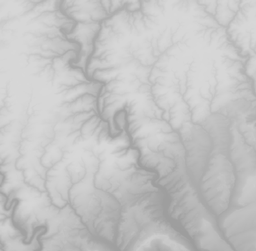
#> input picture data/2024-11-23-00_00_2024-11-23-23_59_DEM_COPERNICUS_30_Grayscale (1).png, 256 x 251 px, shrunk from 625 x 614 before the run
$ jupyter execute --allow-errors terrain_matching.ipynb   (shell and % lines are left out)
#> lines starting #> are read from the running program, lines starting #| are printed output that depends on the picture
[cell 1]
# Placeholder for loading real-world GeoTIFF file
file_path = "./data/2024-11-23-00_00_2024-11-23-23_59_DEM_COPERNICUS_30_Grayscale (1).png"

[cell 2]
import numpy as np
import matplotlib.pyplot as plt
from scipy.signal import correlate2d
from PIL import Image

# Load the grayscale PNG file
def load_png(file_path):
    """
    Loads a grayscale PNG image and converts it into a numpy array.
    """
    image = Image.open(file_path).convert("L")  # Convert to grayscale
    return np.array(image)

# Normalize the raster data for correlation
def normalize_raster(raster):
    """
    Normalizes raster data to the range [0, 1].
    """
    return (raster - raster.min()) / (raster.max() - raster.min())

# Clip a smaller area from the raster
def clip_raster(raster, start_x, start_y, width, height):
    """
    Clips a rectangular region from a raster.
    """
    return raster[start_y:start_y + height, start_x:start_x + width]

# Perform correlation matching with search window
def correlate_rasters(large_raster, small_raster):
    """
    Matches a small raster (observed terrain) to a larger raster using 2D correlation.
    """
    # Normalize the rasters
    large_raster_norm = normalize_raster(large_raster)
#> in normalize_raster, `return (raster - raster.min()) / (raster.max() - raster.min())`:
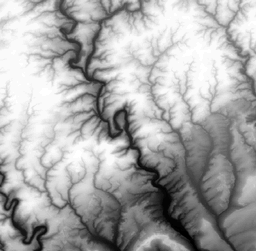
#> returned value: shape (251, 256) float64; min 0, max 1, mean 0.665
    small_raster_norm = normalize_raster(small_raster)

    # Perform correlation
    correlation = correlate2d(large_raster_norm, small_raster_norm, mode="valid")
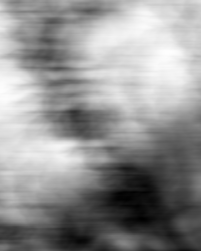
#> correlation: shape (251, 201) float64; min 6.76, max 33.47, mean 22; drawn with min black and max white
    max_loc = np.unravel_index(np.argmax(correlation), correlation.shape)
#> max_loc = (51, 167)
    return max_loc, correlation

# Load the PNG file
large_raster = load_png(file_path)

# Define the real area (e.g., where the drone observes)
clip_start_x, clip_start_y = 200, 250  # Starting position in pixels
clip_width, clip_height = 200, 200  # Dimensions of the clipped area
real_area = clip_raster(large_raster, clip_start_x, clip_start_y, clip_width, clip_height)

# Perform correlation matching
matched_position, correlation_map = correlate_rasters(large_raster, real_area)
#> matched_position = (51, 167)

# Visualize the real and matched areas
fig, ax = plt.subplots(figsize=(10, 10))
ax.imshow(large_raster, cmap="gray", alpha=0.8)
ax.set_title("Real and Matched Areas on Grayscale Elevation Map", fontsize=16)

# Plot the real area
rect_real = plt.Rectangle(
    (clip_start_x, clip_start_y),  # Bottom-left corner of the rectangle
    clip_width, clip_height,  # Rectangle dimensions
    edgecolor="green", facecolor="none", linewidth=2, label="Real Area"
)
ax.add_patch(rect_real)

# Plot the matched area
rect_matched = plt.Rectangle(
    (matched_position[0], matched_position[1]),  # Bottom-left corner of the rectangle
    clip_width, clip_height,  # Rectangle dimensions
    edgecolor="blue", facecolor="none", linewidth=2, label="Matched Area"
)
ax.add_patch(rect_matched)

# Add legend and labels
plt.legend(fontsize=12)
ax.set_xlabel("X (Pixels)", fontsize=14)
ax.set_ylabel("Y (Pixels)", fontsize=14)
plt.grid(alpha=0.4)
plt.show()
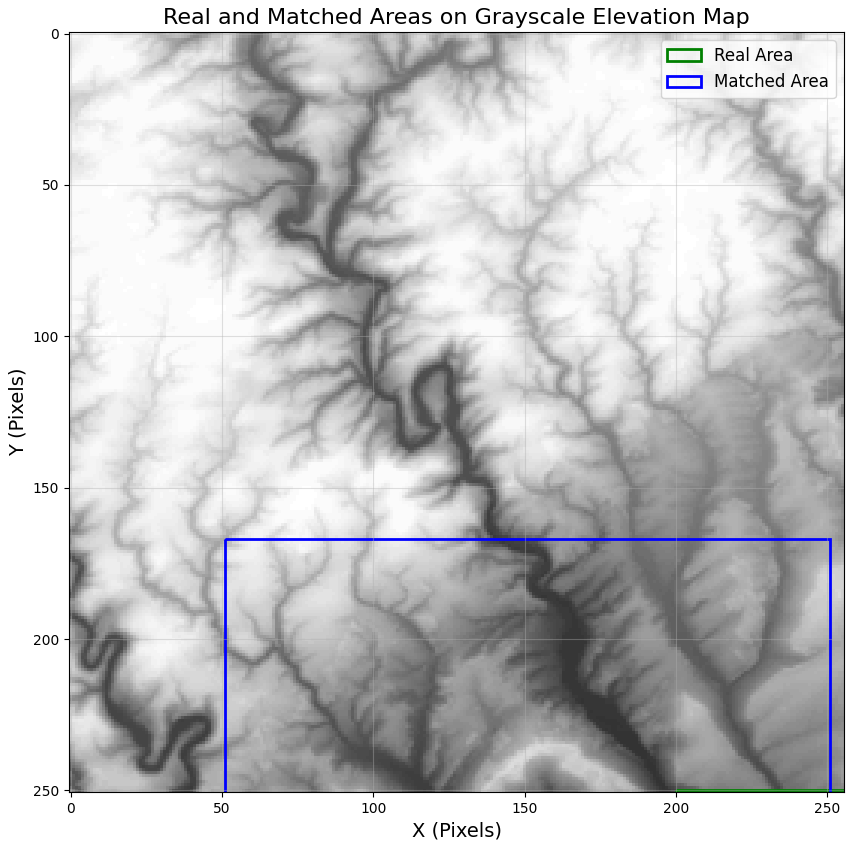
#> figure drawn by matplotlib, 1 panel

# Plot the correlation map
fig, ax = plt.subplots(figsize=(8, 6))
im = ax.imshow(correlation_map, cmap="viridis")
fig.colorbar(im, ax=ax, label="Correlation Score")
ax.set_title("Correlation Map", fontsize=16)
plt.show()
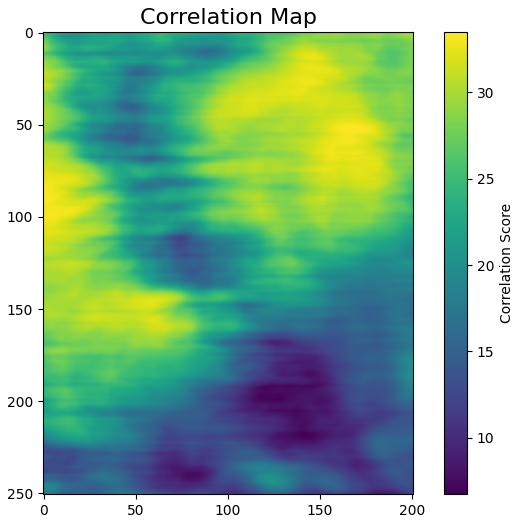
#> figure drawn by matplotlib, 2 panels

# Display extracted real and matched areas
matched_area = clip_raster(large_raster, matched_position[1], matched_position[0], clip_width, clip_height)
#> call 2 of clip_raster, with start_x = 167, start_y = 51, width = 200, height = 200
#> in clip_raster (call 2), `return raster[start_y:start_y + height, start_x:start_x + width]`:
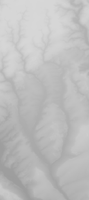
#> returned value: shape (200, 89); min 157, max 215, mean 190.1

fig, axes = plt.subplots(1, 2, figsize=(12, 6))
axes[0].imshow(real_area, cmap="gray")
axes[0].set_title("Real Area", fontsize=16)
axes[1].imshow(matched_area, cmap="gray")
axes[1].set_title("Matched Area", fontsize=16)
plt.show()
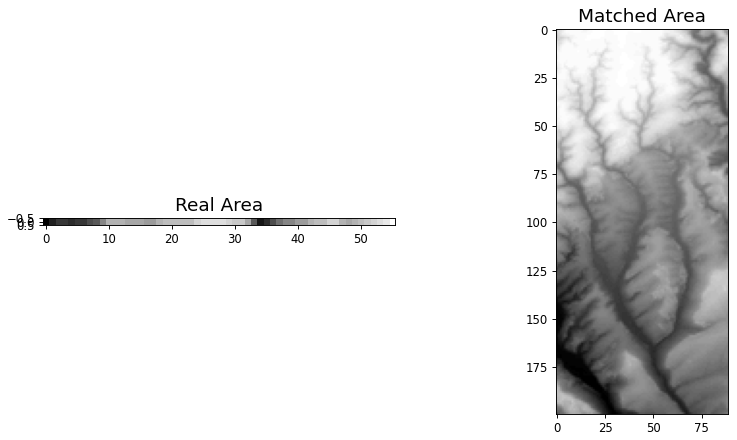
#> figure drawn by matplotlib, 2 panels

# Print match results
print("Matched Position (Pixels):", matched_position)
#| Matched Position (Pixels): (51, 167)
print("Real Area Top-Left (Pixels):", (clip_start_y, clip_start_x))

[cell 3]
# Integration of SSIM (Structural Similarity Index) Matching into the Notebook

from skimage.metrics import structural_similarity as ssim
import numpy as np
import matplotlib.pyplot as plt
from PIL import Image

# Load the grayscale PNG file
def load_png(file_path):
    """
    Loads a grayscale PNG image and converts it into a numpy array.
    """
    image = Image.open(file_path).convert("L")  # Convert to grayscale
    return np.array(image)

# Function to clip a smaller area from the raster
def clip_raster(raster, start_x, start_y, width, height):
    """
    Clips a rectangular region from a raster.
    """
    return raster[start_y:start_y + height, start_x:start_x + width]

from skimage.util import view_as_windows
import numpy as np

def ssim_matching_fast(large_raster, small_raster):
    """
    Optimized SSIM matching using vectorized operations.
    """
    height, width = small_raster.shape

    # Create sliding windows on the large raster
    windows = view_as_windows(large_raster, (height, width))

    # Pre-compute statistics for the small raster
    small_mean = np.mean(small_raster)
    small_std = np.std(small_raster)

    # Compute SSIM for each sliding window
    best_score = -float("inf")
    best_position = None

    for y in range(windows.shape[0]):
        for x in range(windows.shape[1]):
            patch = windows[y, x, :, :]
            patch_mean = np.mean(patch)
            patch_std = np.std(patch)
            score = ssim(patch, small_raster, data_range=patch.max() - patch.min())
            if score > best_score:
                best_score = score
                best_position = (y, x)

    return best_position, best_score

# Downsample large raster for faster matching
def downsample_raster(raster, factor):
    """
    Downsample a raster by a given factor.
    """
    return raster[::factor, ::factor]

def multi_resolution_ssim_matching(large_raster, small_raster, downsample_factor=4):
    """
    Multi-resolution SSIM matching with downsampling and refinement.
    """
    height, width = small_raster.shape

    # Step 1: Downsample the rasters
    large_raster_ds = downsample_raster(large_raster, downsample_factor)
    small_raster_ds = downsample_raster(small_raster, downsample_factor)

    # Step 2: Perform SSIM matching on downsampled rasters
    downsampled_position, _ = ssim_matching_fast(large_raster_ds, small_raster_ds)

    # Step 3: Refine the match on full resolution
    refined_y = downsampled_position[0] * downsample_factor
    refined_x = downsampled_position[1] * downsample_factor

    # Define search region bounds
    search_window_size_y = max(height + 20, 100)  # Ensure it's larger than small_raster
    search_window_size_x = max(width + 20, 100)

    # Ensure search region stays within bounds of the large raster
    search_start_y = max(0, refined_y - search_window_size_y // 2)
    search_start_x = max(0, refined_x - search_window_size_x // 2)
    search_end_y = min(large_raster.shape[0], search_start_y + search_window_size_y)
    search_end_x = min(large_raster.shape[1], search_start_x + search_window_size_x)

    # Extract search region
    search_region = large_raster[search_start_y:search_end_y, search_start_x:search_end_x]

    # Perform refined matching in the search region
    refined_position, best_score = ssim_matching_fast(search_region, small_raster)

    # Adjust to global coordinates
    final_y = search_start_y + refined_position[0]
    final_x = search_start_x + refined_position[1]

    return (final_y, final_x), best_score


large_raster = load_png(file_path)

# Define the real area (e.g., where the drone observes)
clip_start_x, clip_start_y = 200, 250  # Starting position in pixels
clip_width, clip_height = 25, 25  # Dimensions of the clipped area
real_area = clip_raster(large_raster, clip_start_x, clip_start_y, clip_width, clip_height)

# Perform multi-resolution SSIM matching
downsample_factor = 4
#> (the rest of this cell did not finish here and is left out)

#> in ssim_matching_fast, `small_mean = np.mean(small_raster)`: small_mean = 172.1
#> in ssim_matching_fast, `small_std = np.std(small_raster)`: small_std = 6.69
#> after the loop in ssim_matching_fast, `for y in range(windows.shape[0]):`: best_score = -inf


# Visualize the real and matched areas
fig, ax = plt.subplots(figsize=(10, 10))
ax.imshow(large_raster, cmap="gray", alpha=0.8)
ax.set_title("Real and Matched Areas on Grayscale Elevation Map (Using SSIM)", fontsize=16)

# Plot the real area
rect_real = plt.Rectangle(
    (clip_start_x, clip_start_y),  # Bottom-left corner of the rectangle
    clip_width, clip_height,  # Rectangle dimensions
    edgecolor="green", facecolor="none", linewidth=2, label="Real Area"
)
ax.add_patch(rect_real)

# Plot the matched area
rect_matched = plt.Rectangle(
    (matched_position[1], matched_position[0]),  # Bottom-left corner of the rectangle
    clip_width, clip_height,  # Rectangle dimensions
    edgecolor="blue", facecolor="none", linewidth=2, label="Matched Area"
)
ax.add_patch(rect_matched)

# Add legend and labels
plt.legend(fontsize=12)
ax.set_xlabel("X (Pixels)", fontsize=14)
ax.set_ylabel("Y (Pixels)", fontsize=14)
plt.grid(alpha=0.4)
plt.show()

# Display extracted real and matched areas
matched_area = clip_raster(large_raster, matched_position[1], matched_position[0], clip_width, clip_height)

fig, axes = plt.subplots(1, 2, figsize=(12, 6))
axes[0].imshow(real_area, cmap="gray")
axes[0].set_title("Real Area", fontsize=16)
axes[1].imshow(matched_area, cmap="gray")
axes[1].set_title("Matched Area", fontsize=16)
plt.show()

# Print match results
print("Matched Position (Pixels):", matched_position)
print("Best SSIM Score:", best_score)
print("Real Area Top-Left (Pixels):", (clip_start_y, clip_start_x))

[cell 4]
# Integration of SSIM (Structural Similarity Index) Matching into the Notebook

from skimage.metrics import structural_similarity as ssim
import numpy as np
import matplotlib.pyplot as plt
from PIL import Image

# Load the grayscale PNG file
def load_png(file_path):
    """
    Loads a grayscale PNG image and converts it into a numpy array.
    """
    image = Image.open(file_path).convert("L")  # Convert to grayscale
    return np.array(image)

# Function to clip a smaller area from the raster
def clip_raster(raster, start_x, start_y, width, height):
    """
    Clips a rectangular region from a raster.
    """
    return raster[start_y:start_y + height, start_x:start_x + width]

from skimage.util import view_as_windows
import numpy as np

def ssim_matching_fast(large_raster, small_raster):
    """
    Optimized SSIM matching using vectorized operations.
    """
    height, width = small_raster.shape

    # Create sliding windows on the large raster
    windows = view_as_windows(large_raster, (height, width))

    # Pre-compute statistics for the small raster
    small_mean = np.mean(small_raster)
    small_std = np.std(small_raster)

    # Compute SSIM for each sliding window
    best_score = -float("inf")
    best_position = None

    for y in range(windows.shape[0]):
        for x in range(windows.shape[1]):
            patch = windows[y, x, :, :]
            patch_mean = np.mean(patch)
            patch_std = np.std(patch)
            score = ssim(patch, small_raster, data_range=patch.max() - patch.min())
            if score > best_score:
                best_score = score
                best_position = (y, x)

    return best_position, best_score

# Downsample large raster for faster matching
def downsample_raster(raster, factor):
    """
    Downsample a raster by a given factor.
    """
    return raster[::factor, ::factor]

def multi_resolution_ssim_matching(large_raster, small_raster, downsample_factor=4):
    """
    Multi-resolution SSIM matching with downsampling and refinement.
    """
    height, width = small_raster.shape

    # Step 1: Downsample the rasters
    large_raster_ds = downsample_raster(large_raster, downsample_factor)
    small_raster_ds = downsample_raster(small_raster, downsample_factor)

    # Step 2: Perform SSIM matching on downsampled rasters
    downsampled_position, _ = ssim_matching_fast(large_raster_ds, small_raster_ds)

    # Step 3: Refine the match on full resolution
    refined_y = downsampled_position[0] * downsample_factor
    refined_x = downsampled_position[1] * downsample_factor

    # Define search region bounds
    search_window_size_y = max(height + 20, 100)  # Ensure it's larger than small_raster
    search_window_size_x = max(width + 20, 100)

    # Ensure search region stays within bounds of the large raster
    search_start_y = max(0, refined_y - search_window_size_y // 2)
    search_start_x = max(0, refined_x - search_window_size_x // 2)
    search_end_y = min(large_raster.shape[0], search_start_y + search_window_size_y)
    search_end_x = min(large_raster.shape[1], search_start_x + search_window_size_x)

    # Extract search region
    search_region = large_raster[search_start_y:search_end_y, search_start_x:search_end_x]

    # Perform refined matching in the search region
    refined_position, best_score = ssim_matching_fast(search_region, small_raster)

    # Adjust to global coordinates
    final_y = search_start_y + refined_position[0]
    final_x = search_start_x + refined_position[1]

    return (final_y, final_x), best_score


large_raster = load_png(file_path)

# Define the real area (e.g., where the drone observes)
clip_start_x, clip_start_y = 200, 250  # Starting position in pixels
clip_width, clip_height = 25, 25  # Dimensions of the clipped area
real_area = clip_raster(large_raster, clip_start_x, clip_start_y, clip_width, clip_height)

# Function to add noise to the smaller area
def add_noise_to_raster(raster, noise_level=10):
    """
    Adds random Gaussian noise to a raster.
    :param raster: Input raster to which noise will be added.
    :param noise_level: Standard deviation of the Gaussian noise.
    :return: Raster with added noise.
    """
    noise = np.random.normal(0, noise_level, raster.shape)
    noisy_raster = raster + noise
    noisy_raster = np.clip(noisy_raster, 0, 255)  # Clip values to stay in grayscale range
    return noisy_raster

# Add noise to the smaller area (real_area)
noise_level = 5  # Adjust noise level as needed
real_area_noisy = add_noise_to_raster(real_area, noise_level)

# Perform multi-resolution SSIM matching with the noisy smaller area
#> (the rest of this cell did not finish here and is left out)

#> in ssim_matching_fast, `small_mean = np.mean(small_raster)`: small_mean = 176.1
#> in ssim_matching_fast, `small_std = np.std(small_raster)`: small_std = 8.57
#> after the loop in ssim_matching_fast, `for y in range(windows.shape[0]):`: best_score = -inf

# Visualize the real and matched areas
fig, ax = plt.subplots(figsize=(10, 10))
ax.imshow(large_raster, cmap="gray", alpha=0.8)
ax.set_title("Real and Matched Areas on Grayscale Elevation Map (Noisy)", fontsize=16)

# Plot the real area
rect_real = plt.Rectangle(
    (clip_start_x, clip_start_y),  # Bottom-left corner of the rectangle
    clip_width, clip_height,  # Rectangle dimensions
    edgecolor="green", facecolor="none", linewidth=2, label="Real Area"
)
ax.add_patch(rect_real)

# Plot the matched area
rect_matched = plt.Rectangle(
    (matched_position[1], matched_position[0]),  # Bottom-left corner of the rectangle
    clip_width, clip_height,  # Rectangle dimensions
    edgecolor="blue", facecolor="none", linewidth=2, label="Matched Area"
)
ax.add_patch(rect_matched)

# Add legend and labels
plt.legend(fontsize=12)
ax.set_xlabel("X (Pixels)", fontsize=14)
ax.set_ylabel("Y (Pixels)", fontsize=14)
plt.grid(alpha=0.4)
plt.show()

# Display the noisy real area and matched area
matched_area = clip_raster(large_raster, matched_position[1], matched_position[0], clip_width, clip_height)

fig, axes = plt.subplots(1, 2, figsize=(12, 6))
axes[0].imshow(real_area_noisy, cmap="gray")
axes[0].set_title("Noisy Real Area", fontsize=16)
axes[1].imshow(matched_area, cmap="gray")
axes[1].set_title("Matched Area", fontsize=16)
plt.show()

# Print match results
print("Matched Position (Pixels):", matched_position)
print("Best SSIM Score with Noise:", best_score)
print("Real Area Top-Left (Pixels):", (clip_start_y, clip_start_x))
